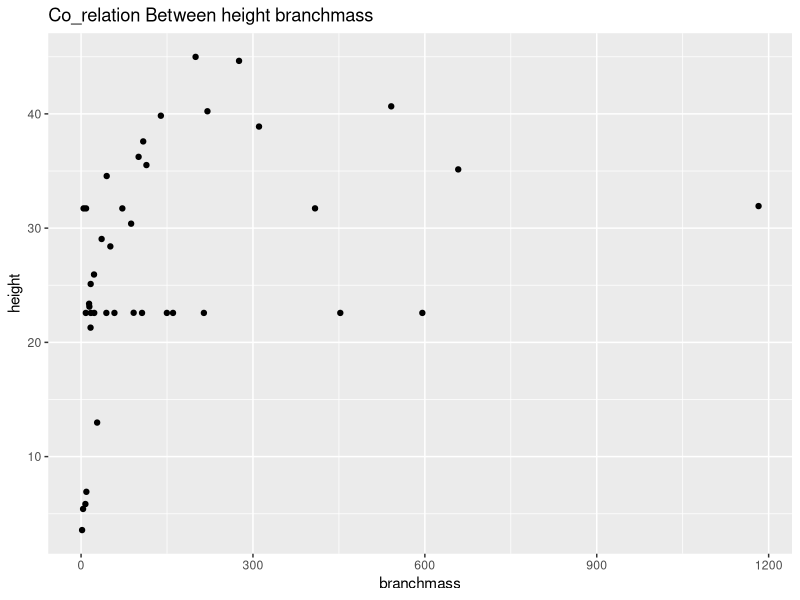
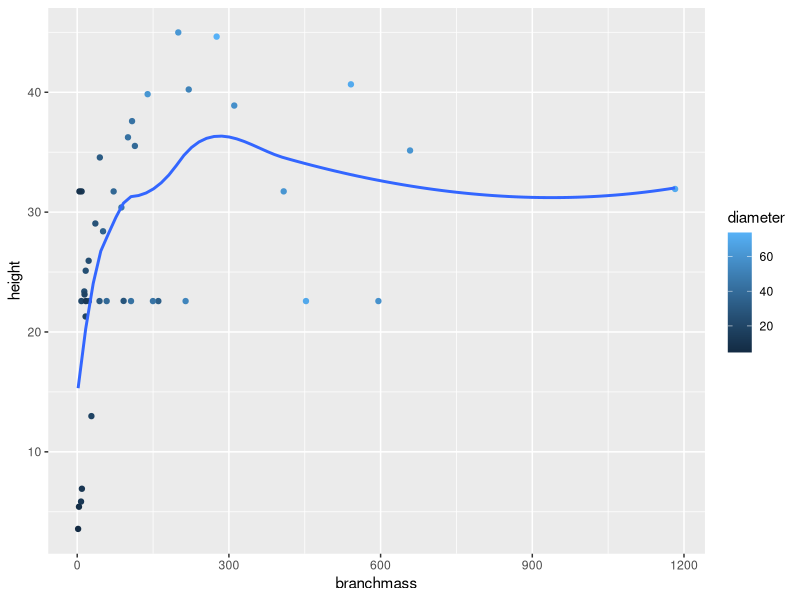
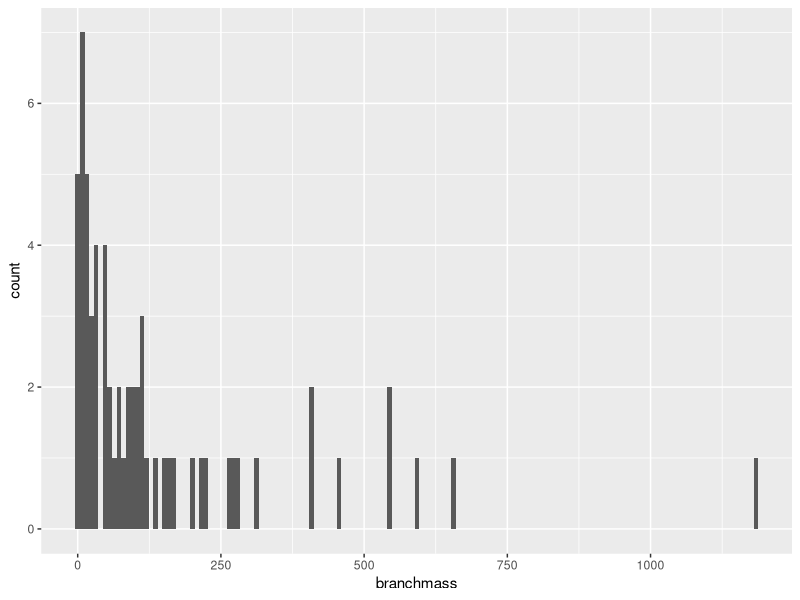
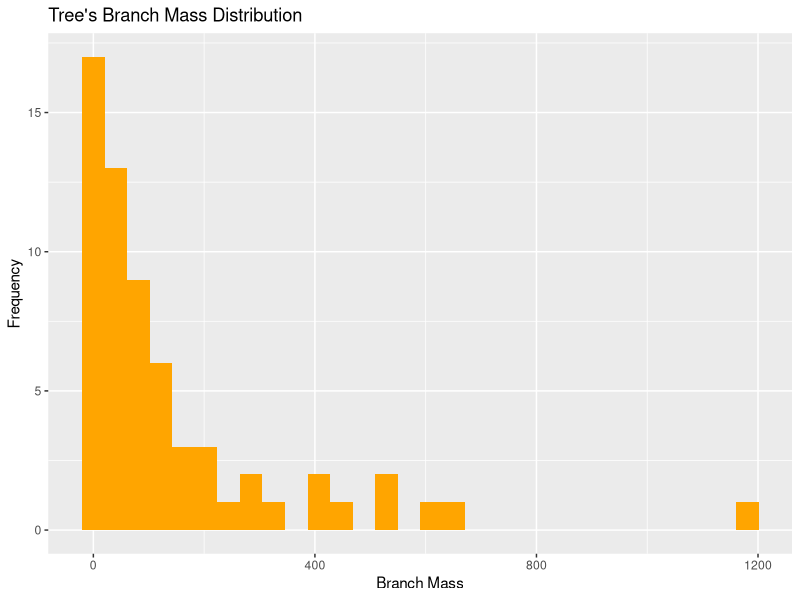
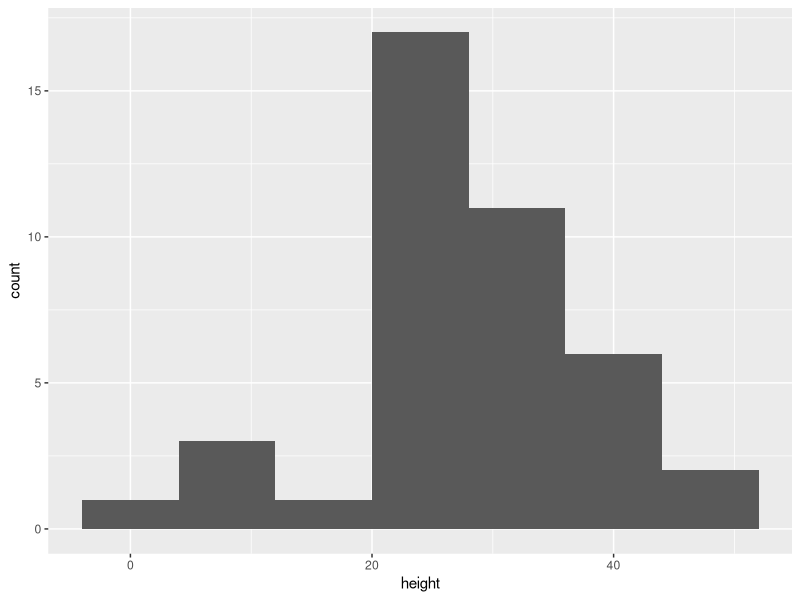
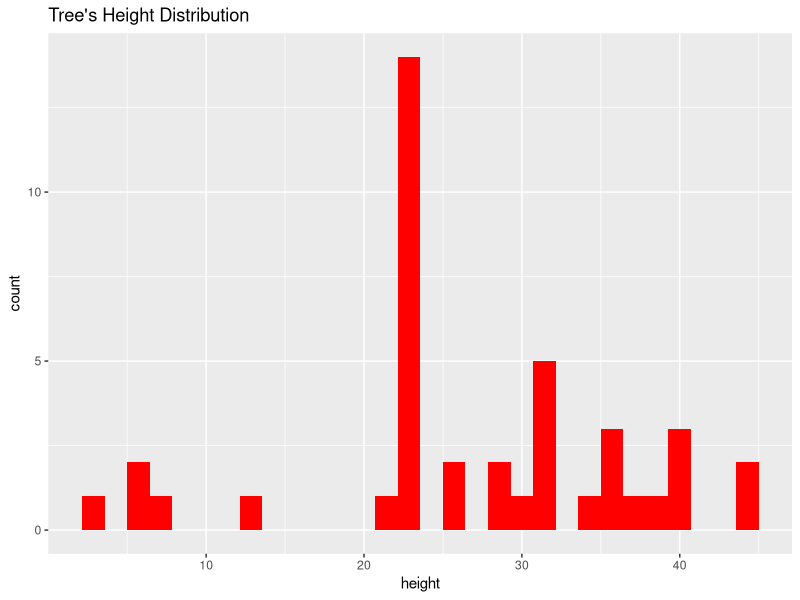
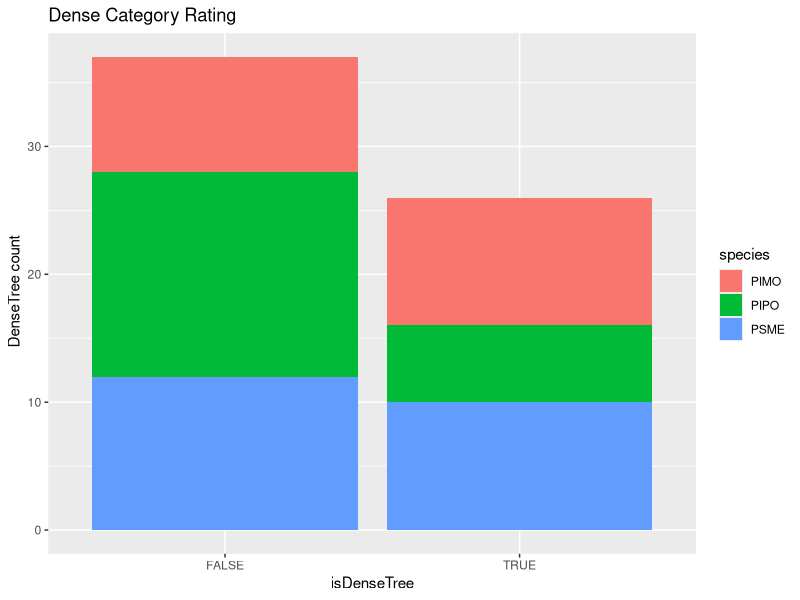
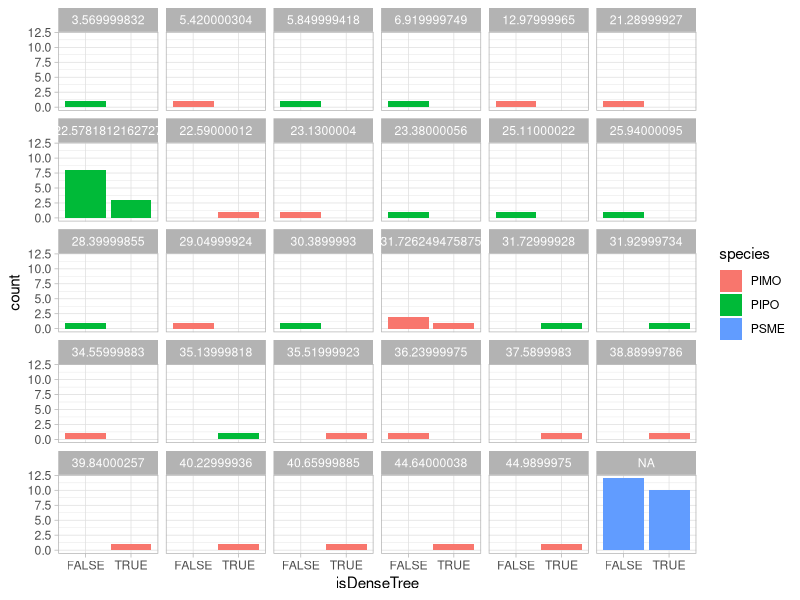

Write R code to recreate these figures, in order.

trees <-read.csv("G1_Allometry.csv")

View(trees)

# We Will Start With Data cleaning

# Recoding The Height Feature To Tall And Short

trees$heightDescribtion[trees$height >= 30] = "Tall"
trees$heightDescribtion[trees$height < 30]="Short"

# Recoding the diameter feature to Thick and Thin

trees$dimeterDescribtion[trees$diameter >= 50] = "Thick"
trees$dimeterDescribtion[trees$diameter < 50]= "Thin"

# show all rows that have NA values or missing values

trees[!complete.cases(trees) , ]


# Replace NA Values In Height Field According To The Mean Of
# Heights Of The Same Type

# Make Sure Height Field Is Numeric
trees$height <- as.numeric(trees$height)

# We Will Test It On PIPO Type
pipoMean<-mean(trees[trees$species=="PIPO" , 'height' ], na.rm=T)
trees[is.na(trees$height) & trees$species=="PIPO"  , 'height'] = pipoMean


#On PIMO Type
pimoMean<-mean(trees[trees$species=="PIMO" , 'height' ], na.rm=T)
trees[is.na(trees$height) & trees$species=="PIMO"  , 'height'] = pimoMean

# Can't apply it to PSME Cause All Values Are NULL

# Recoding leafarea Field Using ifelse

# Make Sure leafarea Field Is Numeric
trees$leafarea <- as.numeric(trees$leafarea)

m = mean(trees$leafarea)
trees$leafareaAmount = as.factor(ifelse(trees$leafarea >= m, "dense tree" 
                                   ,"sparse tree"))

#Recoding A Code

trees$isDenseTree[trees$leafareaAmount == "dense tree"] = T
trees$isDenseTree[trees$leafareaAmount == "sparse tree"]= F
trees$isDenseTree = as.factor(trees$isDenseTree)


#Get The Mean Of Dense Trees And Sparse Trees

mDense <-mean(trees$isDenseTree==T)
MSparse <-mean(trees$isDenseTree==F)
mDense
MSparse

# Subset Only Tall Trees

tallTrees = trees [trees$heightDescribtion=="Tall", ]

# Subset Only Short Trees

shortTrees = trees [trees$heightDescribtion=="Short", ]


# Subset Trees That Are Thick And Tall 


thickAndTallTrees = trees[trees$heightDescribtion=="Tall" & trees$dimeterDescribtion=="Thick", ]

# Sort Or Order Our Data Set ascending Based On height and dimeter

sortedData = trees[order(trees$height ,trees$diameter) , ]


#Get Only First 15 Rows
headOfData <-head(trees ,15)

#Get Only last 15 Rows
tailOfData <-tail(trees ,15)


# Data Visualization

library(ggplot2)

# Visualize The Effect of The height On branchmass Using Scatter Plot

draw1 = ggplot(trees , aes(x=branchmass  , y= height))
draw1 + geom_point() + ggtitle("Co_relation Between height branchmass")


# Visualize The Effect of The height On branchmass colored by the groups of diameter using scatterplot

draw2 = ggplot(trees , aes(branchmass , height))
draw2 + geom_point(aes(color=diameter)) + stat_smooth(se=FALSE)  


# Visualize Distribution Of branchmass Using Histogram

draw3 <-ggplot(trees , aes(branchmass))
draw3 + geom_histogram(binwidth = 8)
draw3 + geom_histogram(fill = "orange")+ ggtitle("Tree's Branch Mass Distribution")+labs(x="Branch Mass" , y="Frequency")

# Visualize Distribution Of branchmass Using Histogram

draw4 = ggplot(trees , aes(height))
draw4 + geom_histogram(binwidth = 8)
draw4 + geom_histogram(fill = "red")+ ggtitle("Tree's Height Distribution") 

# Summarizing isDenseTree T or F To Species And Height Groups Using Bar Chart

draw5 = ggplot(trees , aes(x=isDenseTree  ,fill = species))
draw5 + geom_bar() +labs(y=" DenseTree count" ,title="Dense Category Rating")
draw5 + geom_bar() +theme_light()+facet_wrap(~height)
